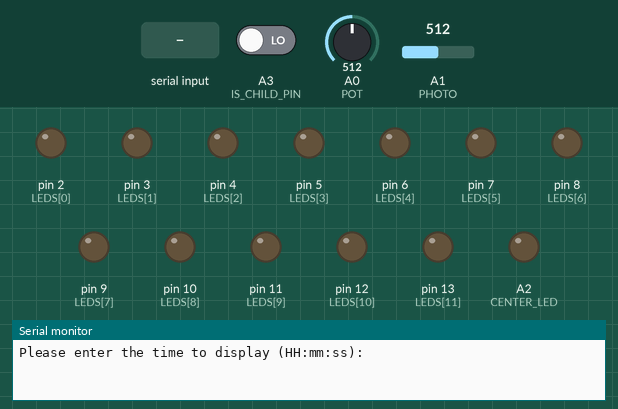
Bench run of a sketch on a simulated Arduino Uno, built with avr-gcc and run on an emulated ATmega328P. On the bench: output pins drawn as LEDs (lit = HIGH), the last lines printed to the serial monitor. Inputs (shaded band) come from the test bench; at power-on: A0 (POT) = 512, A1 (PHOTO) = 512, A3 (IS_CHILD_PIN) LOW. The local clock reads 2024-03-15 10:24:30 at power-on unless the sketch sets it.

Above: at 5.4 s.
5.5 s: "90,45,200\n" received over Serial
At 8.6 s:
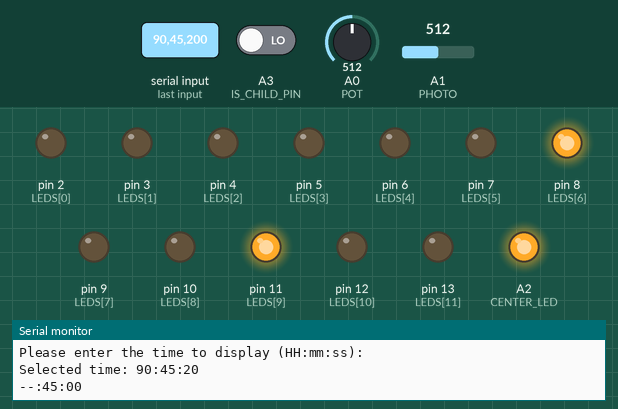
11.9 s: "30,150,10\n" received over Serial
At 14.9 s:
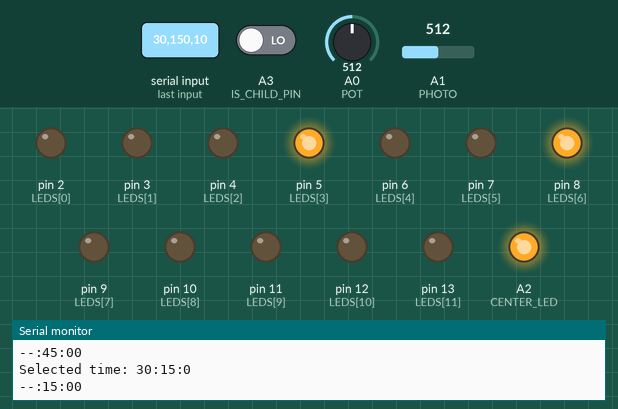
18.0 s: "5\n" received over Serial
At 19.9 s:
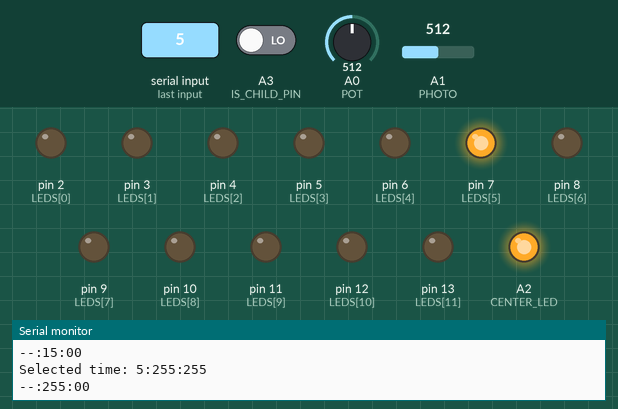
24.1 s: "90\n" received over Serial
At 26.1 s:
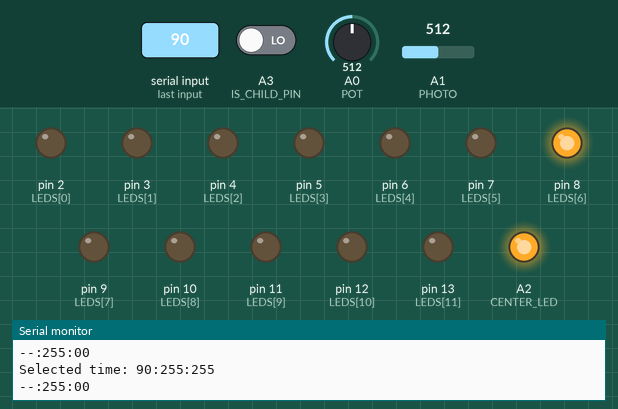
30.2 s: "200\n" received over Serial
At 32.2 s:
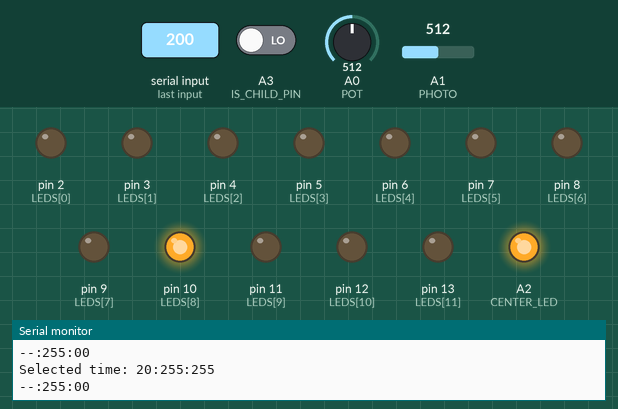
36.3 s: "1,90\n" received over Serial
At 38.4 s:
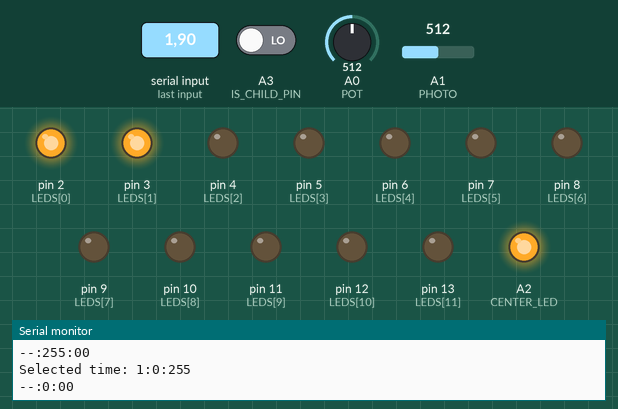
Timing chart, 0 to 42.5 s (numbered marks = the images above; inputs shaded):
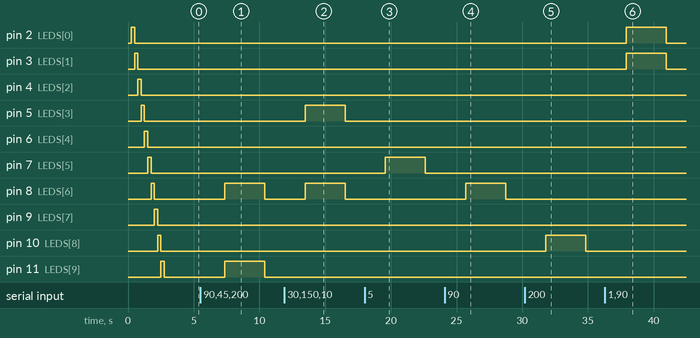

Measured:
- after the input at 5.5 s, pin 6 (LEDS[4]), pin 12 (LEDS[10]): stays LOW (without the input it goes to HIGH after 1.9 s); pin 8 (LEDS[6]), pin 11 (LEDS[9]): LOW → HIGH after 1.9 s, → LOW 3.1 s later
- after the input at 11.9 s, pin 5 (LEDS[3]): LOW → HIGH after 1.6 s, → LOW 3.1 s later; pin 11 (LEDS[9]): stays LOW (without the input it goes to HIGH after 1.6 s)
- after the input at 18.0 s, pin 5 (LEDS[3]), pin 8 (LEDS[6]): stays LOW (without the input it goes to HIGH after 1.6 s); pin 7 (LEDS[5]): LOW → HIGH after 1.6 s, → LOW 3.1 s later
- after the input at 24.1 s, pin 5 (LEDS[3]), pin 7 (LEDS[5]): stays LOW (without the input it goes to HIGH after 1.6 s); pin 8 (LEDS[6]): LOW → HIGH after 1.6 s, → LOW 3.1 s later
- after the input at 30.2 s, pin 5 (LEDS[3]), pin 8 (LEDS[6]): stays LOW (without the input it goes to HIGH after 1.6 s); pin 10 (LEDS[8]): LOW → HIGH after 1.6 s, → LOW 3.1 s later
- after the input at 36.3 s, pin 2 (LEDS[0]), pin 3 (LEDS[1]): LOW → HIGH after 1.6 s, → LOW 3.1 s later; pin 5 (LEDS[3]), pin 10 (LEDS[8]): stays LOW (without the input it goes to HIGH after 1.6 s)

The sketch:

origami_clock.ino
```cpp
#include <Wire.h>
#include <DS3231.h>

int LEDS[12] = {2, 3, 4, 5, 6, 7, 8, 9, 10, 11, 12, 13};
int CENTER_LED = A2;
int POT = A0;
int PHOTO = A1;
int IS_CHILD_PIN = A3;

byte INVALID = -1;

DS3231 rtc;

struct Time {
  byte hour;
  byte minute;
};

Time currentTime = {
  .hour = INVALID,
  .minute = INVALID,
};

Time getTimeFromUser();
Time getTimeFromRtc();
byte parseHour(char* timeInput);
byte parseMinute(char* timeInput);
byte parseSecond(char* timeInput);
void setupLeds();
void turnAllOff();
void lightHour(byte hour);
void lightMinute(byte minute);
bool isLaserTouching();
bool clockOn = true;
bool needsUpdate = false;

void setup() {
  Serial.begin(9600);
  Wire.begin();
  setupLeds();

  delay(1000);
  Serial.println("Please enter the time to display (HH:mm:ss): ");
}

void loop() {
  // Check whether the laser is turning the clock on/off.
  if (isLaserTouching()) {
    clockOn = !clockOn;
    needsUpdate = true;
  }

  // Check whether the time has changed in the rtc module.
  Time rtcTime = getTimeFromRtc();
  if (rtcTime.hour != currentTime.hour || rtcTime.minute != currentTime.minute) {
    currentTime = rtcTime;
    needsUpdate = true;
  }

  // Check whether the user entered a new time over serial.
  Time userTime = getTimeFromUser();
  if (userTime.hour != currentTime.hour || userTime.minute != currentTime.minute) {
    currentTime = userTime;
    needsUpdate = true;
  }

  if (!needsUpdate) return;

  delay(50);

  turnAllOff();

  if (clockOn) {
    // Tell any Serial listeners to set their minute hand.
    Serial.println("--:" + String(currentTime.minute) + ":00");

    // light up the hour
    lightHour(currentTime.hour);
    // light up the minute
    lightMinute(currentTime.minute);
  }

  needsUpdate = false;
  delay(3000); // Wait a few seconds before updating again.
}

void setupLeds() {
  for (int pin = 0; pin < 12; pin++) {
    pinMode(LEDS[pin], OUTPUT);
  }
  pinMode(CENTER_LED, OUTPUT);

  turnAllOff();

  digitalWrite(CENTER_LED, HIGH);
  delay(250);
  digitalWrite(CENTER_LED, LOW);
  for (int pin = 0; pin < 12; pin++) {
    digitalWrite(LEDS[pin], HIGH);
    delay(250);
    digitalWrite(LEDS[pin], LOW);
  }
}

/** Returns INVALID if the input is not a number. */
byte parseHour(String timeInput) {
  String hour = timeInput.substring(0, 2);
  if (!isDigit(hour.charAt(0)) && !isDigit(hour.charAt(1))) return INVALID;
  return (byte)(hour.toInt());
}

/** Returns -1 if the input is not a number. */
byte parseMinute(String timeInput) {
  String minute = timeInput.substring(3, 5);
  if (!isDigit(minute.charAt(0)) && !isDigit(minute.charAt(1))) return INVALID;
  return (byte)(minute.toInt());
}

/** Returns -1 if the input is not a number. */
byte parseSecond(String timeInput) {
  String second = timeInput.substring(6, 8);
  if (!isDigit(second.charAt(0)) && !isDigit(second.charAt(1))) return INVALID;
  return (byte)(second.toInt());
}

Time getTimeFromRtc() {
  bool isChild = digitalRead(IS_CHILD_PIN);
  if (isChild) return currentTime;  // Children only get time from parent rings (serial).
  bool h12;
  bool pmTime;
  Time rtcTime = {
    .hour = rtc.getHour(h12, pmTime),
    .minute = rtc.getMinute(),
  };
  return rtcTime;
}

/** Waits for the user to send a time over serial.
 *  - The time should be in the format HH:mm:ss.
 *  - The function will block and the return the string.
 */
Time getTimeFromUser() {
  if (!Serial.available()) return currentTime;

  String timeInput = Serial.readStringUntil('\n');
  struct Time parsedTime;
  parsedTime.hour = parseHour(timeInput);
  parsedTime.minute = parseMinute(timeInput);
  byte parsedSecond = parseSecond(timeInput);
  if (parsedTime.hour == INVALID && parsedTime.minute == INVALID) {
    Serial.println("Ignoring non-time: " + timeInput);
    return currentTime;
  }
  if (parsedTime.hour != INVALID) {
    rtc.setHour(parsedTime.hour);
  }
  if (parsedTime.minute != INVALID) {
    rtc.setMinute(parsedTime.minute);
  }
  if (parsedSecond != INVALID) {
    rtc.setSecond(parsedSecond);
  }
  Serial.println("Selected time: " + String(parsedTime.hour) + ":" + String(parsedTime.minute) + ":" + String(parsedSecond));
  return parsedTime;
}

/** Turns all of the digital pins off. */
void turnAllOff() {
  for (int pin = 0; pin < 12; pin++) {
    digitalWrite(LEDS[pin], LOW);
  }
  digitalWrite(CENTER_LED, LOW);
}

void lightHour(byte hour) {
  if (hour == INVALID) return; // Ignore this, it's not a valid hour.
  digitalWrite(LEDS[hour % 12], HIGH);
  digitalWrite(CENTER_LED, HIGH);
}

void lightMinute(byte minute) {
  if (minute == INVALID) return; // Ignore this, it's not a valid minute.
  int pin = minute / 5;
  digitalWrite(LEDS[pin], HIGH);
}

bool isLaserTouching() {
  int potVal = analogRead(POT);
  int photoVal = analogRead(PHOTO);
  return photoVal >= potVal;
}
```
